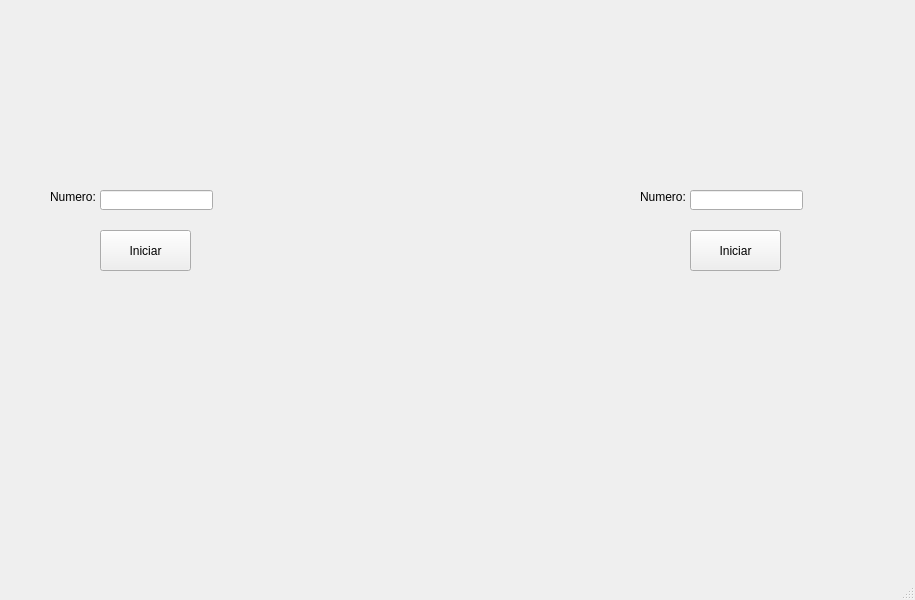
<?xml version="1.0" encoding="UTF-8"?>
<ui version="4.0">
 <class>MainWindow</class>
 <widget class="QMainWindow" name="MainWindow">
  <property name="geometry">
   <rect>
    <x>0</x>
    <y>0</y>
    <width>915</width>
    <height>600</height>
   </rect>
  </property>
  <property name="windowTitle">
   <string>MainWindow</string>
  </property>
  <widget class="QWidget" name="centralwidget">
   <widget class="QLabel" name="label">
    <property name="geometry">
     <rect>
      <x>40</x>
      <y>50</y>
      <width>161</width>
      <height>91</height>
     </rect>
    </property>
    <property name="text">
     <string/>
    </property>
    <property name="pixmap">
     <pixmap resource="../Recursos.qrc">:/meme/Imagen/fians.jpg</pixmap>
    </property>
    <property name="scaledContents">
     <bool>true</bool>
    </property>
   </widget>
   <widget class="QLabel" name="label_4">
    <property name="geometry">
     <rect>
      <x>680</x>
      <y>40</y>
      <width>181</width>
      <height>111</height>
     </rect>
    </property>
    <property name="text">
     <string/>
    </property>
    <property name="pixmap">
     <pixmap resource="../Recursos.qrc">:/meme/Imagen/uat-logo.jpg</pixmap>
    </property>
    <property name="scaledContents">
     <bool>true</bool>
    </property>
   </widget>
   <widget class="QLabel" name="label_5">
    <property name="geometry">
     <rect>
      <x>690</x>
      <y>430</y>
      <width>171</width>
      <height>121</height>
     </rect>
    </property>
    <property name="text">
     <string/>
    </property>
    <property name="pixmap">
     <pixmap>:/variados/logo_equipo.jpg</pixmap>
    </property>
    <property name="scaledContents">
     <bool>true</bool>
    </property>
   </widget>
   <widget class="QLabel" name="label_7">
    <property name="geometry">
     <rect>
      <x>50</x>
      <y>190</y>
      <width>47</width>
      <height>13</height>
     </rect>
    </property>
    <property name="text">
     <string>Numero:</string>
    </property>
   </widget>
   <widget class="QLineEdit" name="txt_numero">
    <property name="geometry">
     <rect>
      <x>100</x>
      <y>190</y>
      <width>113</width>
      <height>20</height>
     </rect>
    </property>
   </widget>
   <widget class="QPushButton" name="btn_iniciar">
    <property name="geometry">
     <rect>
      <x>100</x>
      <y>230</y>
      <width>91</width>
      <height>41</height>
     </rect>
    </property>
    <property name="text">
     <string>Iniciar</string>
    </property>
   </widget>
   <widget class="QPushButton" name="btn_iniciar_2">
    <property name="geometry">
     <rect>
      <x>690</x>
      <y>230</y>
      <width>91</width>
      <height>41</height>
     </rect>
    </property>
    <property name="text">
     <string>Iniciar</string>
    </property>
   </widget>
   <widget class="QLabel" name="label_8">
    <property name="geometry">
     <rect>
      <x>640</x>
      <y>190</y>
      <width>47</width>
      <height>13</height>
     </rect>
    </property>
    <property name="text">
     <string>Numero:</string>
    </property>
   </widget>
   <widget class="QLineEdit" name="txt_numero_2">
    <property name="geometry">
     <rect>
      <x>690</x>
      <y>190</y>
      <width>113</width>
      <height>20</height>
     </rect>
    </property>
   </widget>
   <widget class="QLabel" name="txt_contador">
    <property name="geometry">
     <rect>
      <x>70</x>
      <y>270</y>
      <width>161</width>
      <height>151</height>
     </rect>
    </property>
    <property name="text">
     <string/>
    </property>
   </widget>
   <widget class="QLabel" name="txt_contador_2">
    <property name="geometry">
     <rect>
      <x>670</x>
      <y>270</y>
      <width>161</width>
      <height>151</height>
     </rect>
    </property>
    <property name="text">
     <string/>
    </property>
   </widget>
  </widget>
  <widget class="QMenuBar" name="menubar">
   <property name="geometry">
    <rect>
     <x>0</x>
     <y>0</y>
     <width>915</width>
     <height>21</height>
    </rect>
   </property>
  </widget>
  <widget class="QStatusBar" name="statusbar"/>
 </widget>
 <resources>
  <include location="../Recursos.qrc"/>
 </resources>
 <connections/>
</ui>
